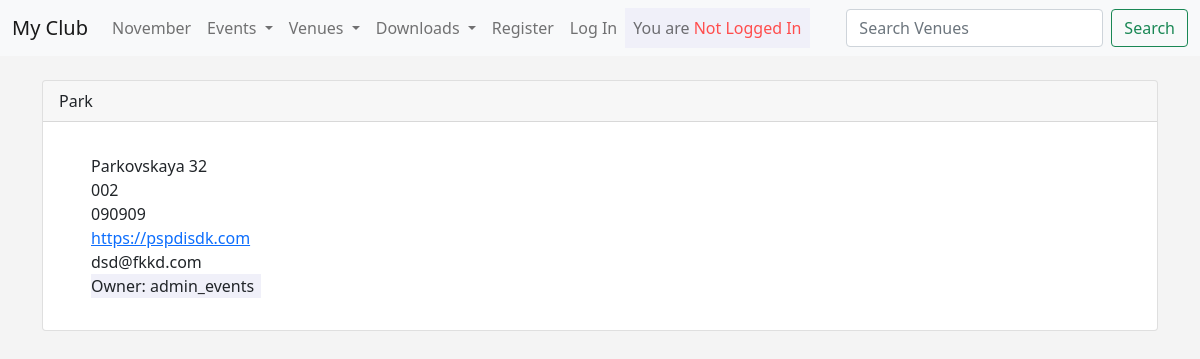
The app's page /show_venue/2 with its own data.
### events/models.py (models this page shows)
class Venue(models.Model):
	name 	 	  = models.CharField('Venue Name', max_length = 120)
	address  	  = models.CharField(max_length = 120)
	zip_code      = models.CharField('Zip Code', max_length = 20)
	phone 	 	  = models.CharField('Contact Phine', max_length = 60, blank = True)
	web 	 	  = models.URLField('Web_address', blank = True)
	email_address = models.EmailField('Email', blank = True)
	owner 		  = models.IntegerField('Venue Owner', blank = False, default = 1)
	def __str__(self):
		return self.name

### events/views.py (the view)
# urls.py: path('show_venue/<venue_id>', show_venue, name = 'show-venue'),
def show_venue(request, venue_id):
	venue = Venue.objects.get(pk = venue_id)
	venue_owner = User.objects.get(pk = venue.owner)
	context = {
		'venue': venue,
		'venue_owner': venue_owner
	}
	return render(request, 'events/show_venue.html', context)

### events/templates/events/show_venue.html (shortened to what this page needs)
{% extends 'events/base.html' %}
{% block content %}
	<div class="card">
		<div class="card-header">
	    {{ venue }}
	  	</div>
	  	<div class="card-body">
	    	<p class="card-text">
	    		<ul>
	    			{{ venue.address }}<br>
					{{ venue.zip_code }}<br>
					{{ venue.phone }}<br>
					<a href="{{ venue.web }}">{{ venue.web }}</a><br>
					{{ venue.email_address }}<br>
					<div style="background-color:#f0f0f9; margin-right: 55em;">Owner: {{ venue_owner }}</div>
				</ul>
	    	</p>
	  	</div>
	</div>
{% endblock %}

### events/templates/events/base.html (style rules this page uses)
body { background-color: #f4f4f4; }

### records on screen
Venue: name "Park", address "Parkovskaya 32", zip_code "002", phone "090909", web "https://pspdisdk.com", email_address "dsd@fkkd.com"

### other values on screen
{{ venue_owner }} "admin_events"
